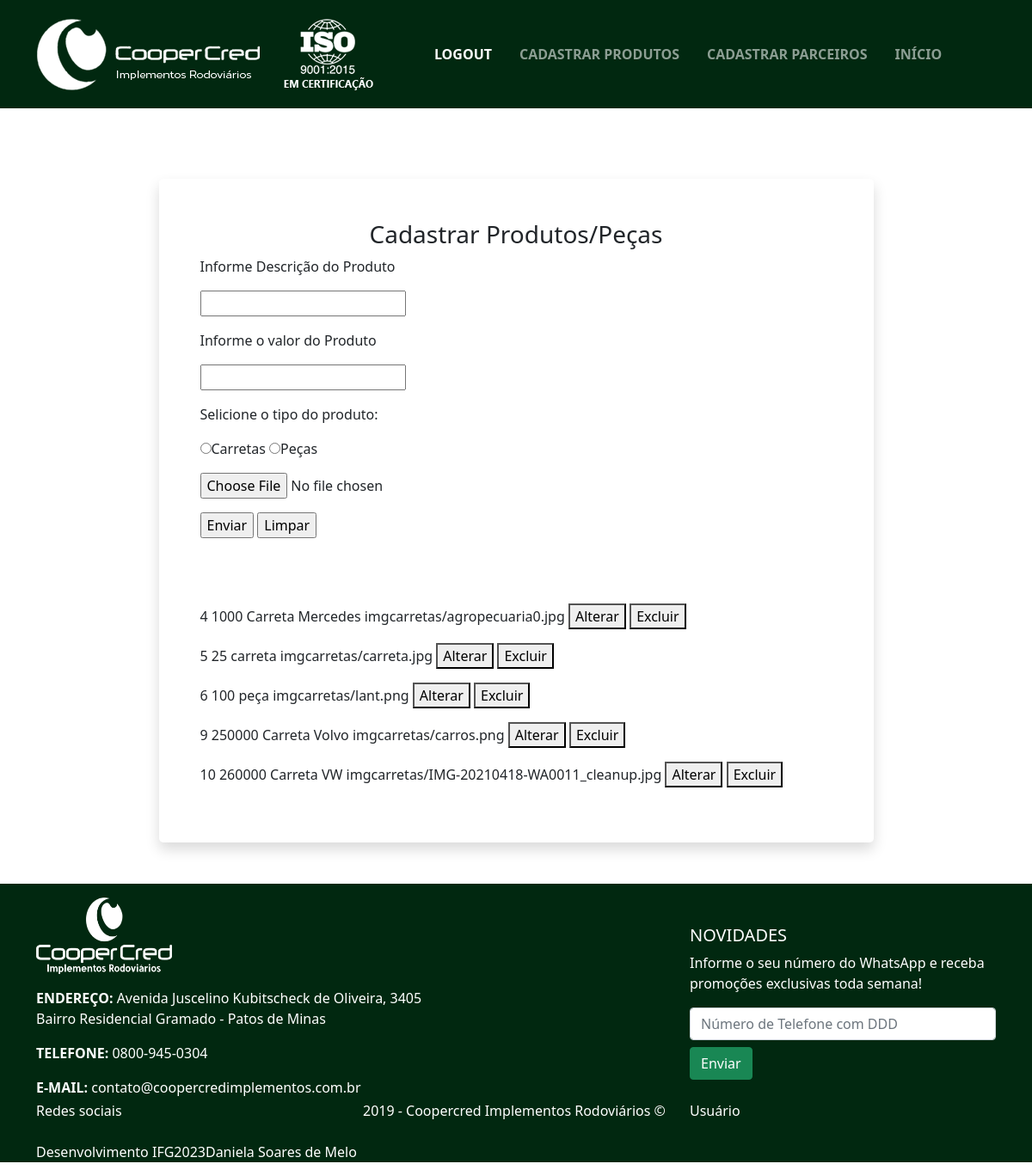
Page /adm/principal.php?secao=formularioProdutos (signed in) on the committed database.
### tables this page shows
CREATE TABLE `tb_produto` (
  `id` int(11) NOT NULL,
  `descricao` text NOT NULL,
  `valor` double NOT NULL,
  `url` text NOT NULL,
  `status` int(11) NOT NULL
);

### adm/verurl.php (called while the page is built)
<?php
class verurl{
    function trocarUrl($url){
        if(empty($url)){
            $url = "secoes/home.php";
    }else{
        $url = "secoes/$url.php";
    }
    include_once($url);
    }
}
?>

### classes/conexao.php (called while the page is built, shortened)
<?php
class conexao{
protected $host, $user, $pass, $dba, $conn, $sql, $qr, $data, $status, $totalFields, $error, $descricao, $valor, $url;
public function __construct(){
    $this->host = "localhost";
    $this->user = "root";
    $this->pass = "";
    $this->dba = "oclone";
}
public function connect(){
    $this->conn = @mysqli_connect($this->host, $this->user, $this->pass)
    or die("<ins><center>Erro ao acessar o banco de dados: </center></ins></br>".mysqli_error());
    mysqli_set_charset($this->conn, "utf8");
    return $this->conn;
}
public function execSQL($sql){
    $this->qr = @mysqli_query($this->conn, $sql) or die("<ins><center>Erro ao executar query: $sql </center></ins></br>".mysqli_error());
    return $this->qr;
}
} ?>

### classes/manipuladados.php (called while the page is built, shortened)
<?php
include_once("conexao.php");
class manipuladados extends conexao{
    protected $sql, $qr, $table, $fields, $dados, $status, $fieldId, $valueId, $descricao, $valor,$titulo, $endereco, $url;
    public function setTable($t){
        $this->table = $t;
    }
    public function getAllDataTable(){
        $this->sql = "SELECT * FROM $this->table";
        $this->qr = self::execSQL($this->sql);
        return $this->qr;
    }
}
?>

### adm/secoes/formularioProdutos.php (the view, shortened to what this page needs)
<?php
include_once("../classes/manipuladados.php");
?>
<html>
      <body>
      <div class="container">
        <div class="row">
            <div class="col-sm-9 col-md-7 col-lg-9 mx-auto">
             <div class="card border-0 shadow rounded-3 my-5">
             <div class="card-body p-4 p-sm-5">
             <h3 class="card-title text-center">Cadastrar Produtos/Peças</h3>
             <div class="cont">
             <form method="post" enctype="multipart/form-data" action="secoes/cadastrarProdutos.php">
             <div class="form-floating mb-3">
			<p><label for="titulo">Informe Descrição do Produto</label></p>
			<p><input type="text" name="txtDescricao"/></p>
			<p><label>Informe o valor do Produto</label></p>
            <p>
            <input type="text" name="txtValor"/></p>
            <p>
                <label>Selicione o tipo do produto:</label>
            </p>
            <p>
                <input type="radio" name="rbTipo" value="0" id="carreta"><label for="carreta">Carretas</label>
                <input type="radio" name="rbTipo" value="1" id="pecas"><label for="pecas">Peças</label>
            </p>
            <p>
                <input type="file" name="arquivo"/>
            </p>
            <p>
                <input type="submit" value="Enviar"/>
                <input type="reset" value="Limpar"/>
            </p>
		</form>
        <section>
    <?php
    $busca = new manipuladados();
    $busca->setTable("tb_produto");
    $resultado = $busca->getAllDataTable();
    while($row = @mysqli_fetch_array($resultado, MYSQLI_ASSOC)){
    ?>
        <form action="secoes/verificar.php" method="POST" name="formulario">
          <tr>
                <td><?=$row["id"];?></td>
                <td><?=$row["valor"];?></td>
                <td><?=$row["descricao"];?></td>
                <td><?=$row["url"];?></td>
                <td><button type="submit" value="alterar" name="botao">Alterar</button></td>
                <td><button type="submit" value="excluir" name="botao">Excluir</button></td>
             </tr></table>
        </form>
    <?php } ?>
</section>
    </body>
</html>

### css/pag.css (style rules this page uses)
:root { --cor-fundo:#012810; }
* { box-sizing: border-box; }
section { margin-top:20px; position: relative; margin-top: 5%; }

### rows in the picture
tb_produto: id "4", valor "1000", descricao "Carreta Mercedes", url "imgcarretas/agropecuaria0.jpg"
tb_produto: id "5", valor "25", descricao "carreta", url "imgcarretas/carreta.jpg"
tb_produto: id "6", valor "100", descricao "peça", url "imgcarretas/lant.png"
tb_produto: id "9", valor "250000", descricao "Carreta Volvo", url "imgcarretas/carros.png"
tb_produto: id "10", valor "260000", descricao "Carreta VW", url "imgcarretas/IMG-20210418-WA0011_cleanup.jpg"
